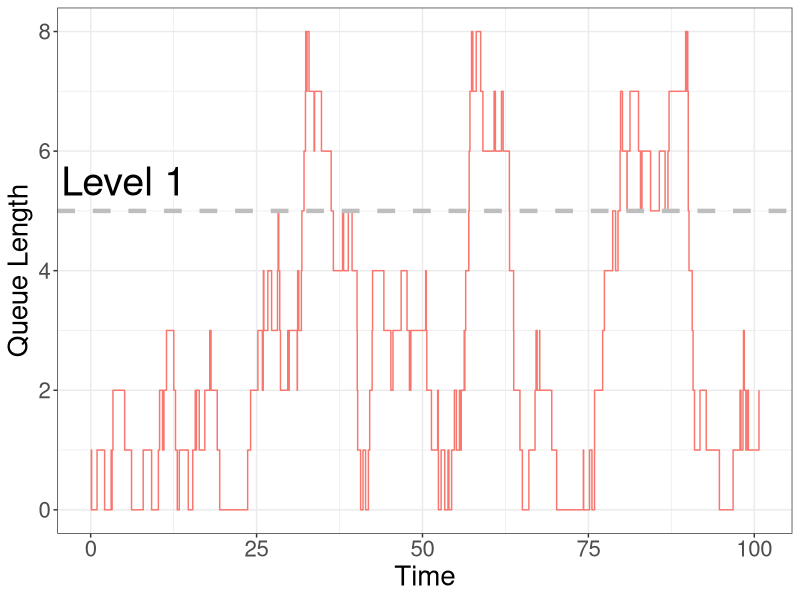
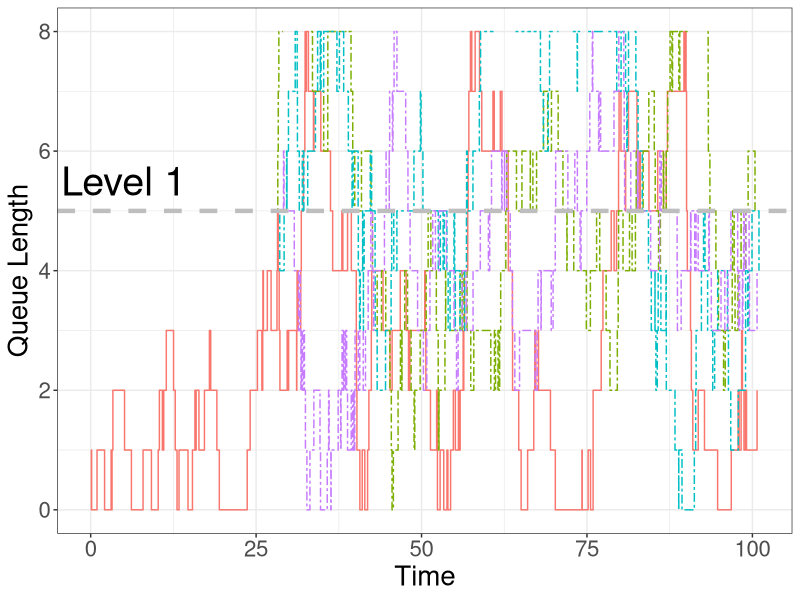
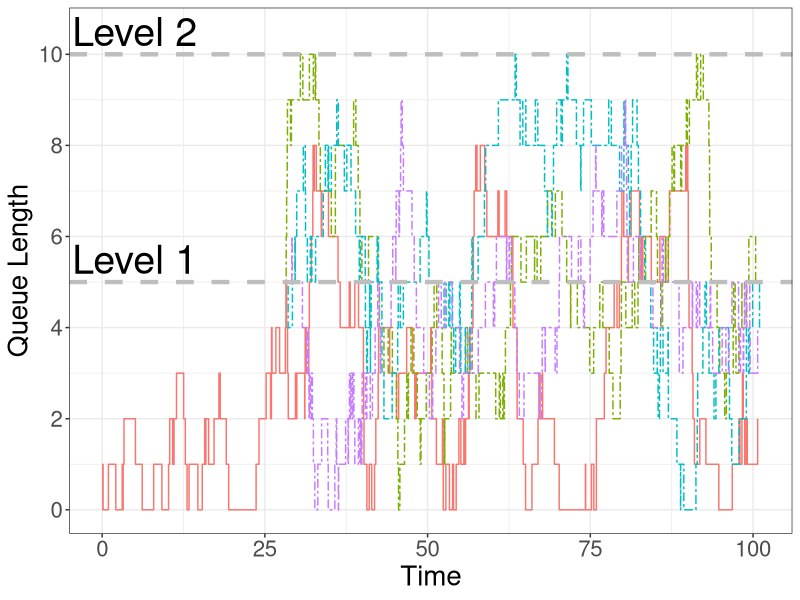
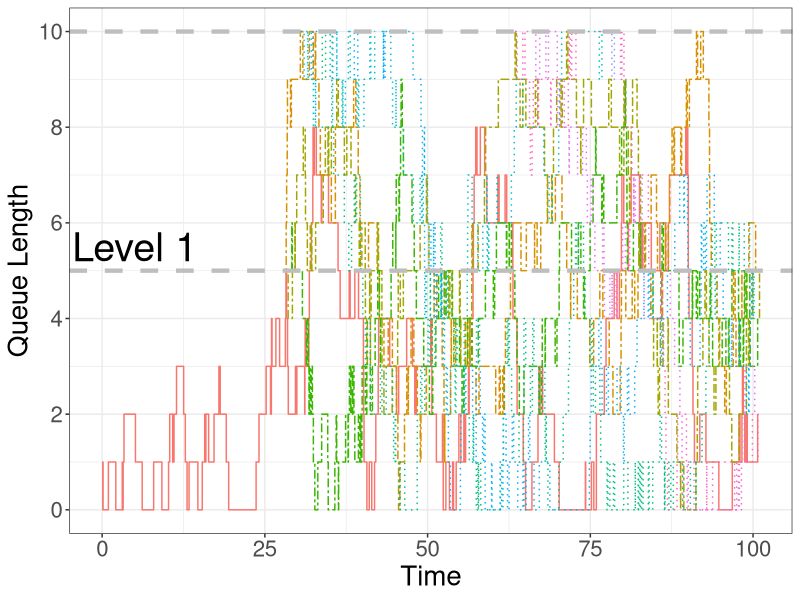
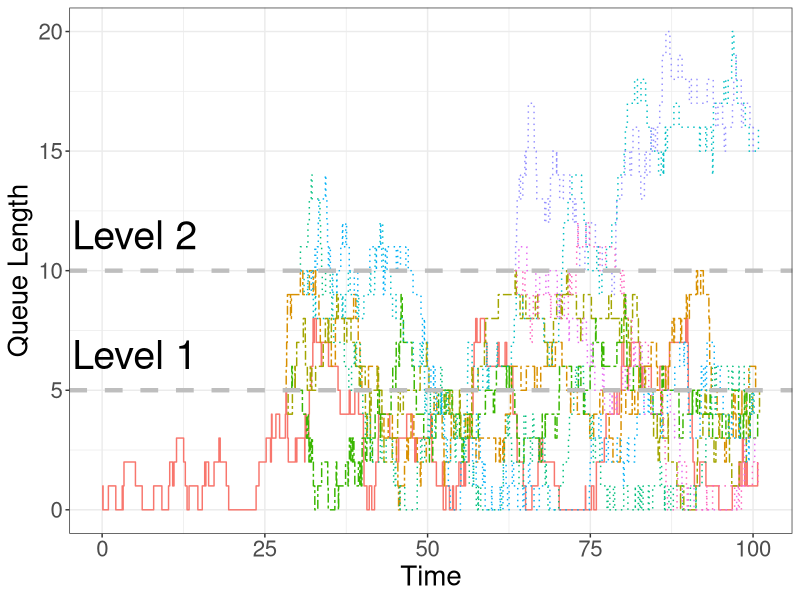

Generate these figures, in order, with R:
# Constants
# Service rate
serv <- 1.1
# Arrivals rate
arriv <- 1
# Time limit
len_sim <- 100
# Level 1
level1 <- 5
# Level 2
level2 <- 10
# Number of offspring
nb_split <- 3
index <<- 1

# Libraries
library(tidyverse)
library(scales)

# Single queue instant
sim_que <- function(n_queue, service_rate, arrival_rate){
  # Random service time
  service_instance <- rexp(rate = service_rate, n = 1)
  # Random arrivals time
  arrival_instance <- rexp(rate = arrival_rate, n = 1)
  # If queue is empty, choose arrivals time
  if (n_queue == 0){
    return(c(1, arrival_instance))
    # Otherwise update queue length based on event
  } else if (service_instance < arrival_instance){
    return(c(n_queue - 1, service_instance))
  } else {
    return(c(n_queue + 1, arrival_instance))
  }
}

# Simulate a few instances in queue
many_sim <- function(n_start = 1, t_start = 0, service = serv, arrival = arriv){
  person_in_queue <- n_start
  event_time <- t_start
  # While time is less than maximum time
  while (max(event_time) < len_sim){
    # Simulate single event
    vec <- sim_que(person_in_queue[length(person_in_queue)], service_rate = service, arrival_rate = arrival)
    # Add number to queue history
    person_in_queue <- c(person_in_queue, vec[1])
    event_time <- c(event_time, event_time[length(event_time)] + vec[2])
  }
  data <- data.frame(sim_ind = rep(index, length(event_time)), values = person_in_queue, time = event_time)
  return(data)
}

df <- many_sim(n_start = 0)

# Simulate independent trajectories at the hitting time of a level
st_time <- min(df[df$values == level1,]$time)
next_level_sim <- function(start_time, lvl){
  data <- data.frame()
  for (j in 1:nb_split){
    index <<- index + 1
    new_df <- many_sim(n_start = lvl, t_start = start_time)
    data <- rbind(data, new_df)
  }
  return(data)
}

# Simulate level 1 offspring
new_df <- next_level_sim(st_time, level1)
df <- rbind(df, new_df)

level2_times <- df %>% filter(values == level2) %>% group_by(sim_ind) %>% summarise(min_time = min(time)) %>% select(min_time)

# Simulate level 2 offspring
for (tm in 1:nrow(level2_times)){
  new_df <- next_level_sim(level2_times[tm,]$min_time, level2)
  df <- rbind(df, new_df)
}

linetypes <- data.frame(sim_ind = 1:max(df$sim_ind), ln = c("solid", rep("twodash", nb_split), rep("dotted", max(df$sim_ind) - nb_split - 1))) %>% 
  inner_join(df, by = "sim_ind") %>% select(ln)
# Just a single path
df %>% 
   filter(sim_ind == 1) %>%
ggplot(aes(x = time, y = values, group = as.factor(sim_ind), col = as.factor(sim_ind))) + geom_step() + theme_bw() +
  labs(x = "Time", y = "Queue Length") + 
  theme(legend.position = "none",text = element_text(size=20)) + 
  scale_y_continuous(breaks= pretty_breaks()) +  
  geom_hline(yintercept=level1, linetype="dashed", color = "gray", size = 1.5) +
  annotate("text", x = len_sim/10-5, y=level1+0.5, label = "Level 1", size = 10)

# First split zoom
level1_ind <- 1:(1+nb_split)
df %>% filter(sim_ind %in% level1_ind) %>%
  ggplot(aes(x = time, y = values, group = as.factor(sim_ind), col = as.factor(sim_ind))) + 
  geom_step(linetype = linetypes[df$sim_ind %in% level1_ind, ]) + theme_bw() +
  labs(x = "Time", y = "Queue Length") + 
  theme(legend.position = "none",text = element_text(size=20)) + 
  scale_y_continuous(breaks = pretty_breaks(), 
                     limits=c(0, max(df[df$sim_ind == 1,]$values))) + 
  geom_hline(yintercept=level1, linetype="dashed", color = "gray", size = 1.5) + 
  annotate("text", x = len_sim/10-5, y=level1+0.5, label = "Level 1", size = 10)

# Full scale level 1
df %>% filter(sim_ind %in% level1_ind) %>%
  ggplot(aes(x = time, y = values, group = as.factor(sim_ind), col = as.factor(sim_ind))) + 
  geom_step(linetype = linetypes[df$sim_ind %in% level1_ind, ]) + theme_bw() +
  labs(x = "Time", y = "Queue Length") + 
  theme(legend.position = "none",text = element_text(size=20)) + 
  scale_y_continuous(breaks= pretty_breaks()) + 
  geom_hline(yintercept=c(level1, level2), linetype="dashed", color = "gray", size = 1.5) + 
  annotate("text", x = rep(len_sim/10-5, 2), y=c(level1+0.5, level2+0.5), label = c("Level 1", "Level 2"), size = 10) 

# Zoomed in level 2
  df %>% ggplot(aes(x = time, y = values, group = as.factor(sim_ind), col = as.factor(sim_ind))) + 
  geom_step(linetype = linetypes$ln) + theme_bw() +
  labs(x = "Time", y = "Queue Length") + 
  theme(legend.position = "none",text = element_text(size=20)) +
  scale_y_continuous(breaks= pretty_breaks(), 
                     limits = c(0, max(df[df$sim_ind %in% level1_ind,]$values))) + 
  geom_hline(yintercept=c(level1, level2), linetype="dashed", color = "gray", size = 1.5) + 
  annotate("text", x = rep(len_sim/10-5, 2), y=c(level1+0.5, level2+0.5), label = c("Level 1", "Level 2"), size = 10) 

  # Level 2
df %>% ggplot(aes(x = time, y = values, group = as.factor(sim_ind), col = as.factor(sim_ind))) + geom_step(linetype = linetypes$ln) + 
  theme_bw() +
  labs(x = "Time", y = "Queue Length") + 
  theme(legend.position = "none",text = element_text(size=20)) + 
  scale_y_continuous(breaks= pretty_breaks()) + 
  geom_hline(yintercept=c(level1, level2), linetype="dashed", color = "gray", size = 1.5) + 
  annotate("text", x = rep(len_sim/10-5, 2), y=c(level1+1.5, level2+1.5), label = c("Level 1", "Level 2"), size = 10) 


